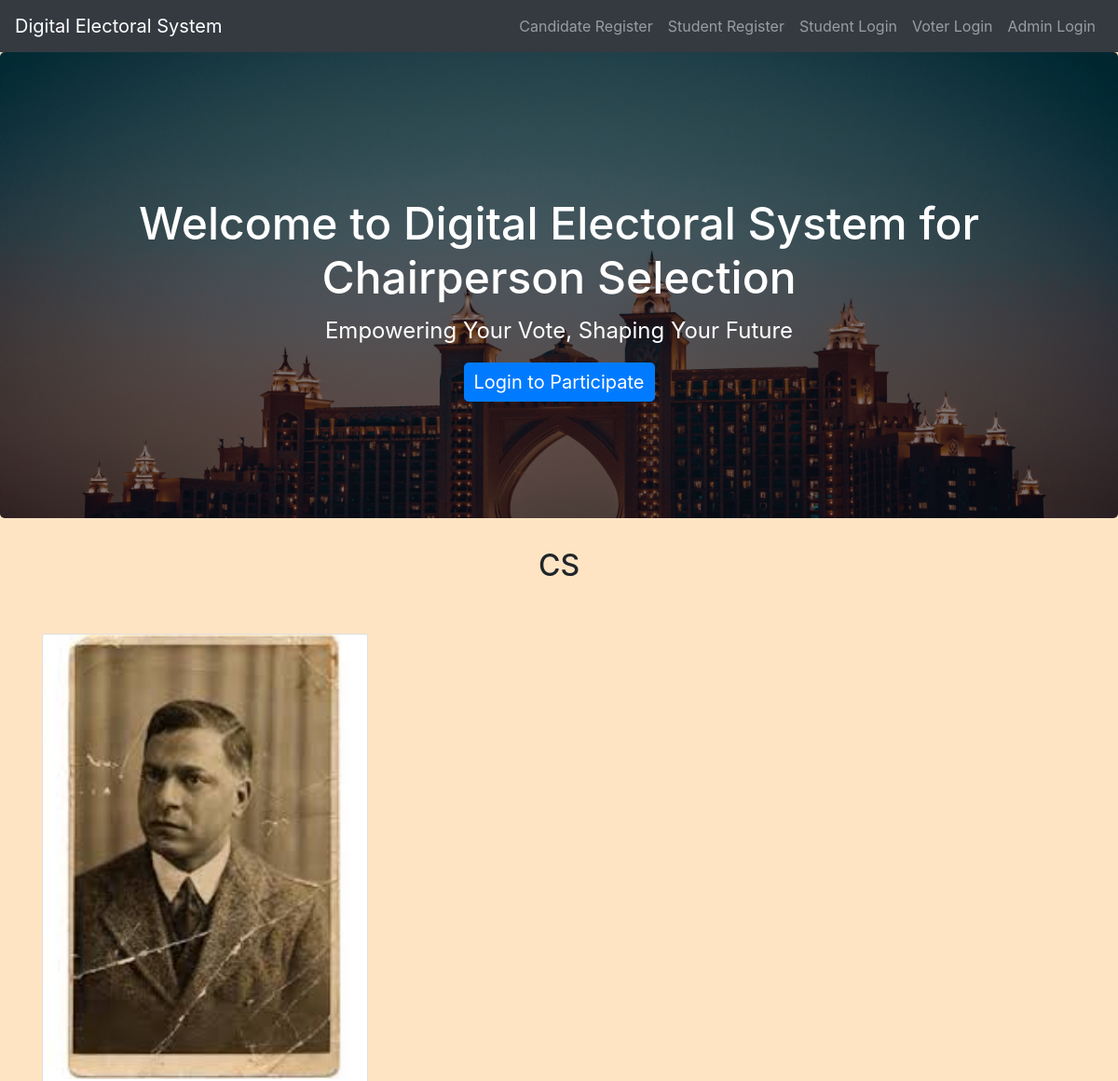
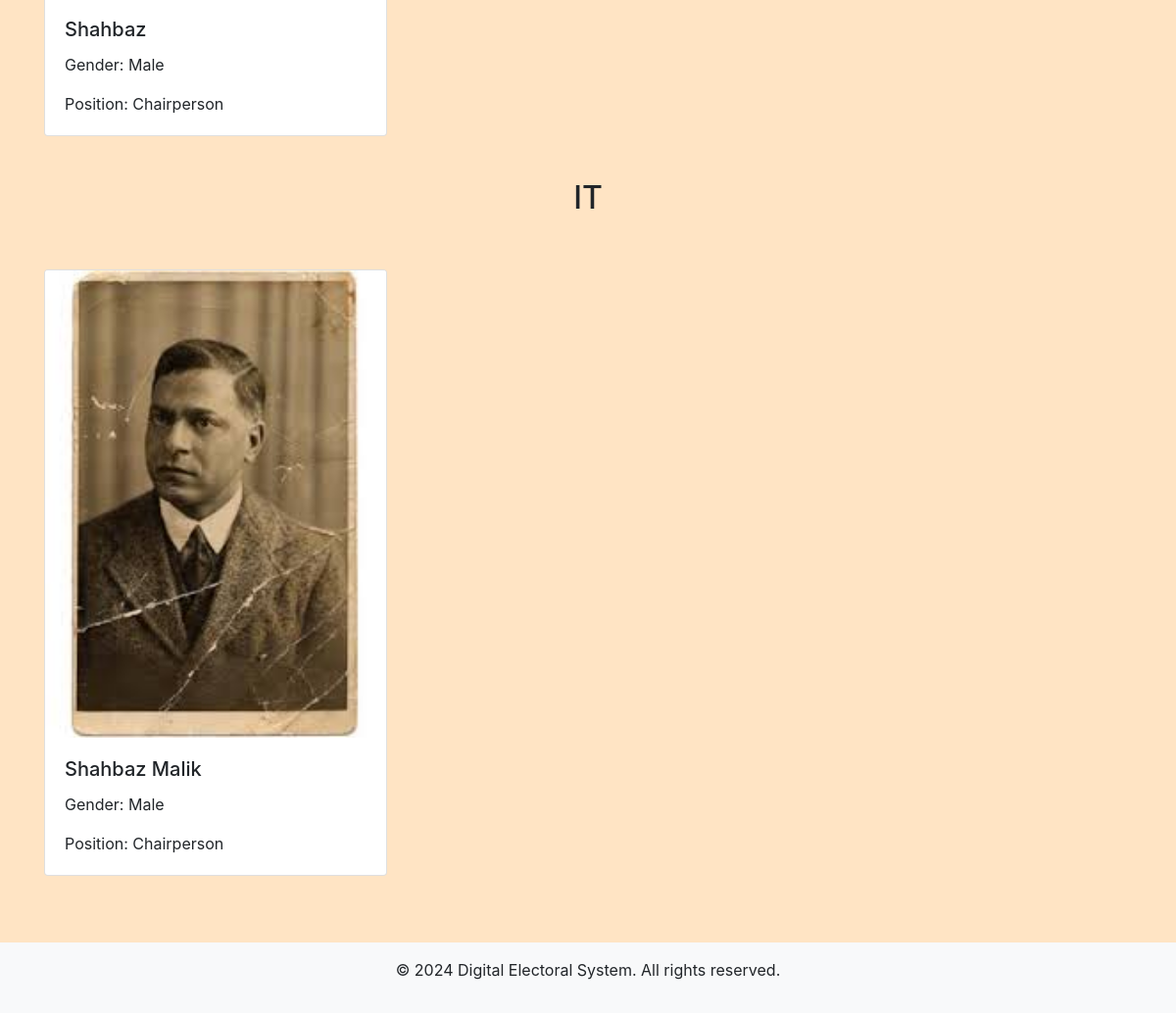
The page / on the database its author committed (2 pictures, top to bottom).
### tables this page shows
CREATE TABLE `candidates` (
  `Candidate_ID` int(11) NOT NULL,
  `Profile_Pic` varchar(255) NOT NULL,
  `Name` varchar(100) NOT NULL,
  `Department` varchar(100) NOT NULL,
  `Gender` enum('Male','Female') NOT NULL,
  `Position` varchar(100) NOT NULL DEFAULT 'Chairperson',
  `Approval_Status` enum('Pending','Approved','Rejected') NOT NULL DEFAULT 'Pending'
);

### index.php (the view, shortened to what this page needs)
<!DOCTYPE html>
<html>
<head>
    <link rel="stylesheet" href="https://maxcdn.bootstrapcdn.com/bootstrap/4.5.2/css/bootstrap.min.css">
    <link rel="stylesheet" href="./css/style.css">
</head>
<body>
<?php
include('navbar.php');
?>
<div class="jumbotron text-center">
    <h1>Welcome to Digital Electoral System for Chairperson Selection</h1>
    <p>Empowering Your Vote, Shaping Your Future</p>
    <a href="login.php" class="btn btn-primary btn-lg">Login to Participate</a>
</div>
<div class="container">
    <?php
    include "config.php";
    $sql = "SELECT DISTINCT Department FROM candidates";
    $result = mysqli_query($conn, $sql);
    while ($row = mysqli_fetch_assoc($result)) {
        $department = $row['Department'];
        echo '<h2 class="mt-4">' . $department . '</h2>';
        echo '<div class="row">';
        $sql = "SELECT * FROM candidates WHERE Department = '$department'";
        $result_candidates = mysqli_query($conn, $sql);
        $count = 0;
        while ($candidate = mysqli_fetch_assoc($result_candidates)) {
            if ($count % 3 == 0) {
                echo '</div><div class="row mt-4">';
            }
            echo '<div class="col-md-4">';
            echo '<div class="card">';
            echo '<img src="' . $candidate['Profile_Pic'] . '" class="card-img-top" alt="Candidate Picture">';
            echo '<div class="card-body">';
            echo '<h5 class="card-title">' . $candidate['Name'] . '</h5>';
            echo '<p class="card-text">Gender: ' . $candidate['Gender'] . '</p>';
            echo '<p class="card-text">Position: ' . $candidate['Position'] . '</p>';
            echo '</div>';
            echo '</div>';
            echo '</div>';
            $count++;
        }
        echo '</div>';
    }
    ?>
</div>
<footer class="mt-5 py-3 bg-light">
    <div class="container text-center">
        <p>&copy; 2024 Digital Electoral System. All rights reserved.</p>
    </div>
</footer>
</body>
</html>

### navbar.php (shortened to what this page needs)
<nav class="navbar navbar-expand-lg navbar-dark bg-dark">
    <a class="navbar-brand" href="home.php">Digital Electoral System</a>
    <div class="collapse navbar-collapse" id="navbarNav">
        <ul class="navbar-nav ml-auto">
            <?php
            if (isset($_SESSION["id"]) && !empty($_SESSION["id"])) {
                echo '<li class="nav-item"><a class="nav-link" href="home.php">Home</a></li>';
                echo '<li class="nav-item"><a class="nav-link" href="logout.php">Logout</a></li>';
            } else {
                echo '<li class="nav-item"><a class="nav-link" href="candidate_register.php">Candidate Register</a></li>';
                echo '<li class="nav-item"><a class="nav-link" href="register.php">Student Register</a></li>';
                echo '<li class="nav-item"><a class="nav-link" href="login.php">Student Login</a></li>';
                echo '<li class="nav-item"><a class="nav-link" href="voter_login.php">Voter Login</a></li>';
                echo '<li class="nav-item"><a class="nav-link" href="./admin/admin_login.php">Admin Login</a></li>';
            }
            ?>
        </ul>
    </div>
</nav>

### css/style.css (style rules this page uses)
body { background-color: bisque; }
h1, h2, h3, h4 { text-align: center; margin-top: 30px; margin-bottom: 30px; }
.btn-primary { padding: 5px 10px; }

### index.php (style rules this page uses)
.jumbotron { height: 500px; background-image: linear-gradient(rgba(0, 0, 0, 0.5), rgba(0, 0, 0, 0.5)), url('./images/hotel.jpg'); background-size: cover; color: white; display: flex; flex-direction: column; justify-content: center; align-items: center; }
.jumbotron h1 { font-size: 3rem; margin-bottom: 10px; }
.jumbotron p { font-size: 1.5rem; }
.card { margin-bottom: 20px; }

### rows shown on the page
candidates: Profile_Pic (picture), Name "Shahbaz", Gender "Male", Position "Chairperson"
candidates: Profile_Pic (picture), Name "Shahbaz Malik", Gender "Male", Position "Chairperson"

### other values the page prints
$department "CS"
$department "IT"
